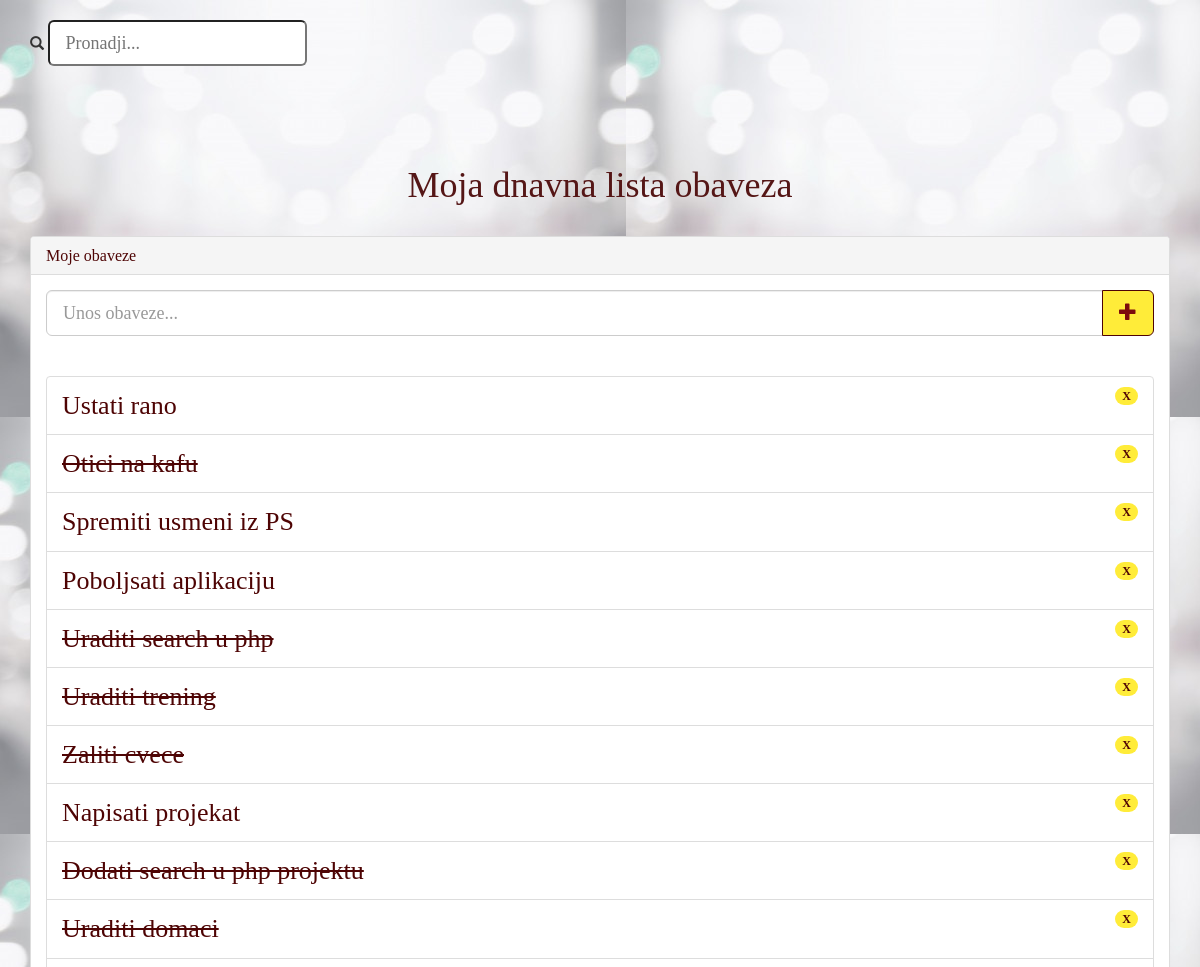
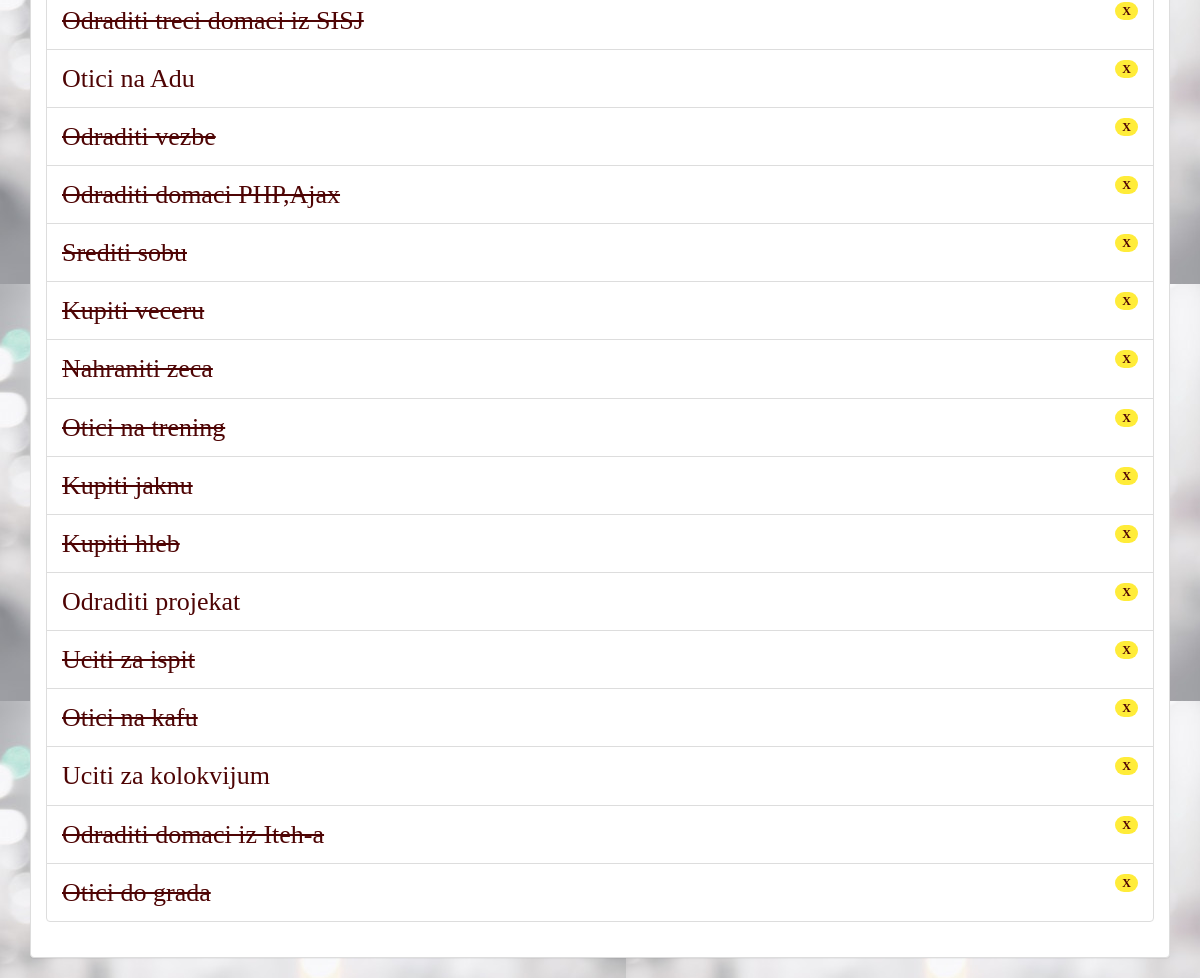
The page / on the database its author committed (2 pictures, top to bottom).
### tables this page shows
CREATE TABLE `lista_obaveza` (
  `lista_obaveza_id` int(11) NOT NULL,
  `korisnik_id` int(11) NOT NULL,
  `opis` text NOT NULL,
  `obavljeno` enum('Ne','Da') NOT NULL
);

### index.php (the view, shortened to what this page needs)
<?php
include('konekcija_sa_bazom.php');
$upit = "
 SELECT * FROM lista_obaveza
 WHERE korisnik_id = '".$_SESSION["korisnik_id"]."'
 ORDER BY lista_obaveza_id DESC
";
$statement = $connect->prepare($upit);
$statement->execute();
$rezultat = $statement->fetchAll();
?>
<!DOCTYPE html>
<html>
 <head>
  <link rel="stylesheet" href="https://maxcdn.bootstrapcdn.com/bootstrap/3.3.6/css/bootstrap.min.css" />
  <link rel="stylesheet" type="text/css" href="style.css">
 </head>
 <body>
 <div class="container">
   <br>
   <span class="glyphicon glyphicon-search"></span>
     <input type="text" id="search" class="input-lg" placeholder="Pronadji..." />
       <br>
       <br />
</div>
   <br>
   <br>
  <br>
  <div class="container">
   <h1 >Moja dnavna lista obaveza</h1>
   <br />
   <div class="panel panel-default">
    <div class="panel-heading">
     <div class="row">
      <div class="col-md-9">
       <h3 class="panel-title">Moje obaveze</h3>
      </div>
      <div class="col-md-3">
      </div>
     </div>
    </div>
      <div class="panel-body">
       <form method="post" id="to_do_form">
        <div class="input-group">
         <input type="text" name="ime_obaveze" id="ime_obaveze" class="form-control input-lg" autocomplete="off" placeholder="Unos obaveze..." />
         <div class="input-group-btn">
          <button type="submit" name="submit" id="submit" class="btn btn-success btn-lg"><span class="glyphicon glyphicon-plus"></span></button>
         </div>
        </div>
        <br/>
       </form>
       <br />
       <div class="list-group">
       <?php
       foreach($rezultat as $row)
       {
        $style = '';
        if($row["obavljeno"] == 'Da')
        {
         $style = 'text-decoration: line-through';
        }
        echo '<a href="#" style="'.$style.'" class="list-group-item" id="list-group-item-'.$row["lista_obaveza_id"].'" data-id="'.$row["lista_obaveza_id"].'">'.$row["opis"].' <span class="badge" data-id="'.$row["lista_obaveza_id"].'">X</span></a>';
       }
       ?>
       </div>
      </div>
     </div>
  </div>
 </body>
</html>

### style.css (style rules this page uses)
body { font-family: 'Comic Sans MS'; background:url(slike/slika1.jpg); }
.list-group-item { font-size: 26px; }
.btn.btn-success.btn-lg { color: #7d0c0c; background-color: #ffec39; border-color: #4e0404; box-shadow: 0 0 black; }
h1 { text-align: center; color: #551616; }
.panel-title { color: #4e0404; }
.list-group-item>.badge { float: right; color: #4e0404; background-color: #ffec39; }
a.list-group-item, button.list-group-item { color: #4e0404; }

### rows shown on the page
lista_obaveza: opis "Ustati rano"
lista_obaveza: opis "Otici na kafu"
lista_obaveza: opis "Spremiti usmeni iz PS"
lista_obaveza: opis "Poboljsati aplikaciju"
lista_obaveza: opis "Uraditi search u php"
lista_obaveza: opis "Uraditi trening"
lista_obaveza: opis "Zaliti cvece"
lista_obaveza: opis "Napisati projekat"
lista_obaveza: opis "Dodati search u php projektu"
lista_obaveza: opis "Uraditi domaci"
lista_obaveza: opis "Odraditi treci domaci iz SISJ"
lista_obaveza: opis "Otici na Adu"
lista_obaveza: opis "Odraditi vezbe"
lista_obaveza: opis "Odraditi domaci PHP,Ajax"
lista_obaveza: opis "Srediti sobu"
lista_obaveza: opis "Kupiti veceru"
lista_obaveza: opis "Nahraniti zeca"
lista_obaveza: opis "Otici na trening"
lista_obaveza: opis "Kupiti jaknu"
lista_obaveza: opis "Kupiti hleb"
lista_obaveza: opis "Odraditi projekat"
lista_obaveza: opis "Uciti za ispit"
lista_obaveza: opis "Otici na kafu"
lista_obaveza: opis "Uciti za kolokvijum"
lista_obaveza: opis "Odraditi domaci iz Iteh-a"
lista_obaveza: opis "Otici do grada"
